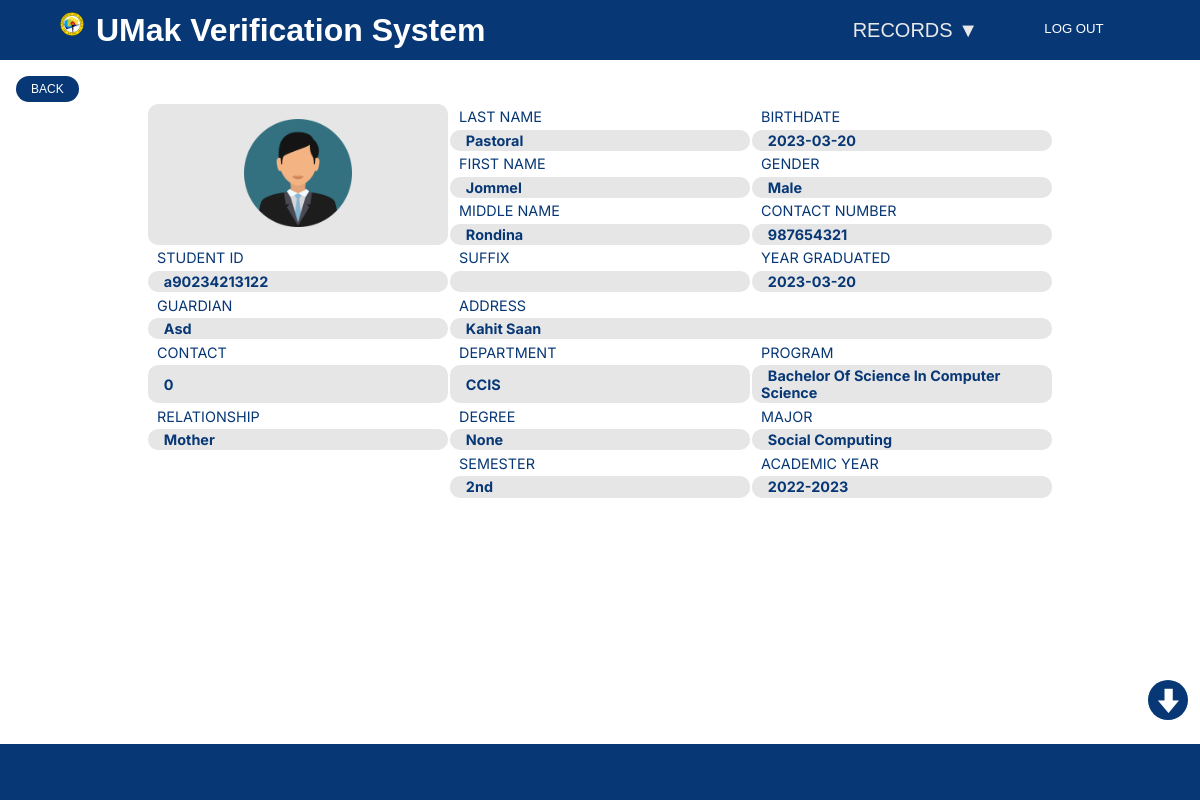
Page /studentInfo.php on the committed database.
### tables this page shows
CREATE TABLE `student_data` (
  `id` int(250) NOT NULL,
  `student_id` varchar(20) NOT NULL,
  `student_lname` varchar(50) NOT NULL,
  `student_fname` varchar(50) NOT NULL,
  `student_mname` varchar(50) NOT NULL,
  `student_suffix` varchar(5) NOT NULL,
  `student_birthday` date NOT NULL,
  `student_address` varchar(250) NOT NULL,
  `student_contact` int(15) NOT NULL,
  `student_gender` varchar(11) NOT NULL,
  `date_graduated` date NOT NULL,
  `department` varchar(100) NOT NULL,
  `program` varchar(100) NOT NULL,
  `degree` varchar(250) NOT NULL,
  `semester` varchar(20) NOT NULL,
  `academic_year` varchar(11) NOT NULL,
  `major` varchar(50) NOT NULL,
  `guardian_name` varchar(50) NOT NULL,
  `guardian_contact` int(15) NOT NULL,
  `guardian_relationship` varchar(40) NOT NULL
);

### studentInfo.php (the view, shortened to what this page needs)
<?php
include 'condb.php';
$validator = mysqli_query($conn, "SELECT * FROM validator") or die('query failed');
$row1 = $validator->fetch_assoc();
$student_id = $row1['validator'];
$select = mysqli_query($conn, "SELECT * FROM student_data WHERE id = '$student_id' ") or die('query failed');
if(mysqli_num_rows($select) > 0){
			while($row = mysqli_fetch_assoc($select)){
                $student_id = $row['student_id'];
                $lname = ucwords(strtolower($row['student_lname']));
                $fname = ucwords(strtolower($row['student_fname']));
                $mname = ucwords(strtolower($row['student_mname']));
                $suffix = $row['student_suffix'];
                $birthday = $row['student_birthday'];
                $contact = $row['student_contact'];
                $address = ucwords(strtolower($row['student_address']));
                $gender = ucwords(strtolower($row['student_gender']));
                $dgrad = $row['date_graduated'];
                $department = strtoupper($row['department']);
                $program = ucwords(strtolower($row['program']));
                $degree = ucwords(strtolower($row['degree']));
                $major = ucwords(strtolower($row['major']));
                $semester = $row['semester'];
                $acadyear = $row['academic_year'];
                $gname = ucwords(strtolower($row['guardian_name']));
                $gcontact = $row['guardian_contact'];
                $relationship = ucwords(strtolower($row['guardian_relationship']));
              }
}
?>
<!DOCTYPE html>
<html>
  <head>
    <link rel="stylesheet" href="studentInfo.css" />
  </head>
  <body>
    <div class="menu-bar">
      <div class="logoText">
        <img src="img/UMakLogo.png" alt="" class="umakLogo">
        <h1 class="logo">UMak Verification System</span></h1>
      </div>
      <ul>
        <li>
          <a href="records.php">RECORDS ▼</a>
        </li>
        <li>
          <form action="index.php" method="post">
            <button type="submit" name="logout" class="logout">LOG OUT</button>
          </form>
        </li>
      </ul>
    </div>
    <div class="container">
      <a href="records.php"><button class="back">BACK</button></a>
      <table>
        <tr>
          <td rowspan="7" class="icon2">
            <img src="img/userpic.png" class="usericon" />
          </td>
        </tr>
        <tr>
          <td>LAST NAME</td>
          <td>BIRTHDATE</td>
        </tr>
        <tr>
          <td><b>&nbsp&nbsp<?php echo $lname;?></b></td>
          <td><b>&nbsp&nbsp<?php echo $birthday;?></b></td>
        </tr>
        <tr>
          <td>FIRST NAME</td>
          <td>GENDER</td>
        </tr>
        <tr>
          <td><b>&nbsp&nbsp<?php echo $fname;?></b></td>
          <td><b>&nbsp&nbsp<?php echo $gender;?></b></td>
        </tr>
        <tr>
          <td>MIDDLE NAME</td>
          <td>CONTACT NUMBER</td>
        </tr>
        <tr>
          <td><b>&nbsp&nbsp<?php echo $mname;?></b></td>
          <td><b>&nbsp&nbsp<?php echo $contact;?></b></td>
        </tr>
        <tr>
          <td>STUDENT ID</td>
          <td>SUFFIX</td>
          <td>YEAR GRADUATED</td>
        </tr>
        <tr>
          <td><b>&nbsp&nbsp<?php echo $student_id;?></b></td>
          <td><b>&nbsp&nbsp<?php echo $suffix;?></b></td>
          <td><b>&nbsp&nbsp<?php echo $dgrad;?></b></td>
        </tr>
        <tr>
          <td>GUARDIAN</td>
          <td>ADDRESS</td>
          <td></td>
        </tr>
        <tr>
          <td><b>&nbsp&nbsp<?php echo $gname;?></b></td>
          <td colspan="2"><b>&nbsp&nbsp<?php echo $address;?></b></td>
        </tr>
        <tr>
          <td>CONTACT</td>
          <td>DEPARTMENT</td>
          <td>PROGRAM</td>
        </tr>
        <tr>
          <td><b>&nbsp&nbsp<?php echo $gcontact;?></b></td>
          <td><b>&nbsp&nbsp<?php echo $department;?></b></td>
          <td><b>&nbsp&nbsp<?php echo $program;?></b></td>
        </tr>
        <tr>
          <td>RELATIONSHIP</td>
          <td>DEGREE</td>
          <td>MAJOR</td>
        </tr>
        <tr>
          <td><b>&nbsp&nbsp<?php echo $relationship;?></b></td>
          <td><b>&nbsp&nbsp<?php echo $degree;?></b></td>
          <td><b>&nbsp&nbsp<?php echo $major;?></b></td>
        </tr>
        <tr>
          <td rowspan="2"></td>
          <td>SEMESTER</td>
          <td>ACADEMIC YEAR</td>
        </tr>
        <tr>
          <td><b>&nbsp&nbsp<?php echo $semester;?></b></td>
          <td><b>&nbsp&nbsp<?php echo $acadyear;?></b></td>
        </tr>
      </table>
        <div class="dlIcon">
        <img src="img/dlButton.png" alt="">
      </div>
    <footer></footer>
  </body>
</html>

### studentInfo.css (style rules this page uses)
:root { --color-primary: #0073ff; --color-white: #e9e9e9; --color-black: #141d28; --color-black-1: #212b38; }
* { margin: 0; padding: 0; box-sizing: border-box; }
body { font-family: sans-serif; }
h1 { color: white; }
.logoText { display: flex; }
.umakLogo { height: 2vw; margin-right: 1vw; }
.menu-bar { background-color: #073775; height: 60px; width: 100%; display: flex; justify-content: space-between; align-items: center; padding: 0 5%; position: relative; }
.menu-bar ul { list-style: none; display: flex; }
.menu-bar ul li { padding: 10px 30px; position: relative; }
.menu-bar ul li a { font-size: 20px; color: var(--color-white); text-decoration: none; transition: all 0.3s; }
.menu-bar li .logout { background-color: rgba(0, 0, 0, 0); font-size: 1.1vw; width: 6vw; color: white; border: none; cursor: pointer; }
.container { width: auto; height: 80vh; border-radius: 10px; margin: 0.5em; padding: 0.5em; }
.icon2 { width: 15vw; text-align: center; }
.usericon { width: 9vw; }
table { margin-left: auto; margin-right: auto; font-size: 1.2vw; color: #073775; font-family: "Inter"; }
td { padding: 0.25% 1%; min-width: 25vw; border-radius: 10px; }
tr:nth-child(odd) { background-color: #e6e6e6; }
.back { background-color: #073775; color: white; padding: 6px 15px; border-radius: 25px; font-size: 1vw; border: none; cursor: pointer; }
.dlIcon { position: absolute; bottom: 10%; right: 1vw; background-color: #073775; width: 5vh; height: 5vh; display: flex; border-radius: 25px; transition: all 0.3s ease; overflow: hidden; }
footer { position: fixed; left: 0; bottom: 0; height: 7%; width: 100%; background-color: #073775; }

### rows in the picture
student_data: student_lname "Pastoral", student_birthday "2023-03-20", student_fname "Jommel", student_gender "Male", student_mname "Rondina", student_contact "987654321", student "a90234213122", date_graduated "2023-03-20", guardian_name "Asd", student_address "Kahit Saan", guardian_contact "0", department "CCIS", program "Bachelor Of Science In Computer Science", guardian_relationship "Mother", degree "None", major "Social Computing", semester "2nd", academic_year "2022-2023"
